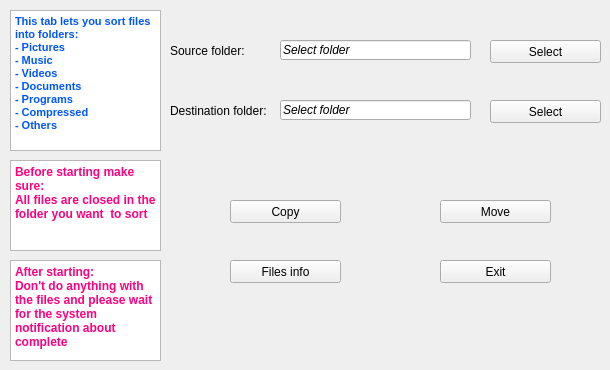
   <widget class="QWidget" name="tab">
    <attribute name="title">
     <string>Simple sorting</string>
    </attribute>
    <widget class="QTextBrowser" name="textBrowser_3">
     <property name="geometry">
      <rect>
       <x>10</x>
       <y>10</y>
       <width>151</width>
       <height>141</height>
      </rect>
     </property>
     <property name="html">
      <string>&lt;!DOCTYPE HTML PUBLIC &quot;-//W3C//DTD HTML 4.0//EN&quot; &quot;http://www.w3.org/TR/REC-html40/strict.dtd&quot;&gt;
&lt;html&gt;&lt;head&gt;&lt;meta name=&quot;qrichtext&quot; content=&quot;1&quot; /&gt;&lt;style type=&quot;text/css&quot;&gt;
p, li { white-space: pre-wrap; }
&lt;/style&gt;&lt;/head&gt;&lt;body style=&quot; font-family:'MS Shell Dlg 2'; font-size:9pt; font-weight:400; font-style:normal;&quot;&gt;
&lt;p style=&quot; margin-top:0px; margin-bottom:0px; margin-left:0px; margin-right:0px; -qt-block-indent:0; text-indent:0px;&quot;&gt;&lt;span style=&quot; font-size:8.25pt; font-weight:600; color:#0055ff;&quot;&gt;This tab lets you sort files into folders:&lt;/span&gt;&lt;/p&gt;
&lt;p style=&quot; margin-top:0px; margin-bottom:0px; margin-left:0px; margin-right:0px; -qt-block-indent:0; text-indent:0px;&quot;&gt;&lt;span style=&quot; font-size:8.25pt; font-weight:600; color:#0055ff;&quot;&gt;- Pictures&lt;/span&gt;&lt;/p&gt;
&lt;p style=&quot; margin-top:0px; margin-bottom:0px; margin-left:0px; margin-right:0px; -qt-block-indent:0; text-indent:0px;&quot;&gt;&lt;span style=&quot; font-size:8.25pt; font-weight:600; color:#0055ff;&quot;&gt;- Music&lt;/span&gt;&lt;/p&gt;
&lt;p style=&quot; margin-top:0px; margin-bottom:0px; margin-left:0px; margin-right:0px; -qt-block-indent:0; text-indent:0px;&quot;&gt;&lt;span style=&quot; font-size:8.25pt; font-weight:600; color:#0055ff;&quot;&gt;- Videos&lt;/span&gt;&lt;/p&gt;
&lt;p style=&quot; margin-top:0px; margin-bottom:0px; margin-left:0px; margin-right:0px; -qt-block-indent:0; text-indent:0px;&quot;&gt;&lt;span style=&quot; font-size:8.25pt; font-weight:600; color:#0055ff;&quot;&gt;- Documents&lt;/span&gt;&lt;/p&gt;
&lt;p style=&quot; margin-top:0px; margin-bottom:0px; margin-left:0px; margin-right:0px; -qt-block-indent:0; text-indent:0px;&quot;&gt;&lt;span style=&quot; font-size:8.25pt; font-weight:600; color:#0055ff;&quot;&gt;- Programs&lt;/span&gt;&lt;/p&gt;
&lt;p style=&quot; margin-top:0px; margin-bottom:0px; margin-left:0px; margin-right:0px; -qt-block-indent:0; text-indent:0px;&quot;&gt;&lt;span style=&quot; font-size:8.25pt; font-weight:600; color:#0055ff;&quot;&gt;- Compressed&lt;/span&gt;&lt;/p&gt;
&lt;p style=&quot; margin-top:0px; margin-bottom:0px; margin-left:0px; margin-right:0px; -qt-block-indent:0; text-indent:0px;&quot;&gt;&lt;span style=&quot; font-size:8.25pt; font-weight:600; color:#0055ff;&quot;&gt;- Others&lt;/span&gt;&lt;/p&gt;&lt;/body&gt;&lt;/html&gt;</string>
     </property>
    </widget>
    <widget class="QTextBrowser" name="textBrowser_4">
     <property name="geometry">
      <rect>
       <x>10</x>
       <y>160</y>
       <width>151</width>
       <height>91</height>
      </rect>
     </property>
     <property name="html">
      <string>&lt;!DOCTYPE HTML PUBLIC &quot;-//W3C//DTD HTML 4.0//EN&quot; &quot;http://www.w3.org/TR/REC-html40/strict.dtd&quot;&gt;
&lt;html&gt;&lt;head&gt;&lt;meta name=&quot;qrichtext&quot; content=&quot;1&quot; /&gt;&lt;style type=&quot;text/css&quot;&gt;
p, li { white-space: pre-wrap; }
&lt;/style&gt;&lt;/head&gt;&lt;body style=&quot; font-family:'MS Shell Dlg 2'; font-size:9pt; font-weight:400; font-style:normal;&quot;&gt;
&lt;p style=&quot; margin-top:0px; margin-bottom:0px; margin-left:0px; margin-right:0px; -qt-block-indent:0; text-indent:0px;&quot;&gt;&lt;span style=&quot; font-weight:600; color:#ff007f;&quot;&gt;Before starting make sure:&lt;/span&gt;&lt;/p&gt;
&lt;p style=&quot; margin-top:0px; margin-bottom:0px; margin-left:0px; margin-right:0px; -qt-block-indent:0; text-indent:0px;&quot;&gt;&lt;span style=&quot; font-weight:600; color:#ff007f;&quot;&gt;All files are closed in the folder you want  to sort&lt;/span&gt;&lt;/p&gt;&lt;/body&gt;&lt;/html&gt;</string>
     </property>
    </widget>
    <widget class="QLabel" name="label">
     <property name="geometry">
      <rect>
       <x>170</x>
       <y>40</y>
       <width>91</width>
       <height>21</height>
      </rect>
     </property>
     <property name="text">
      <string>Source folder:</string>
     </property>
    </widget>
    <widget class="QLabel" name="label_2">
     <property name="geometry">
      <rect>
       <x>170</x>
       <y>95</y>
       <width>101</width>
       <height>31</height>
      </rect>
     </property>
     <property name="text">
      <string>Destination folder:</string>
     </property>
    </widget>
    <widget class="QLineEdit" name="lineEdit">
     <property name="geometry">
      <rect>
       <x>280</x>
       <y>40</y>
       <width>191</width>
       <height>20</height>
      </rect>
     </property>
     <property name="font">
      <font>
       <pointsize>9</pointsize>
       <weight>50</weight>
       <italic>true</italic>
       <bold>false</bold>
      </font>
     </property>
     <property name="text">
      <string>Select folder</string>
     </property>
    </widget>
    <widget class="QLineEdit" name="lineEdit_2">
     <property name="geometry">
      <rect>
       <x>280</x>
       <y>100</y>
       <width>191</width>
       <height>20</height>
      </rect>
     </property>
     <property name="font">
      <font>
       <pointsize>9</pointsize>
       <weight>50</weight>
       <italic>true</italic>
       <bold>false</bold>
      </font>
     </property>
     <property name="text">
      <string>Select folder</string>
     </property>
    </widget>
    <widget class="QPushButton" name="pushButton">
     <property name="geometry">
      <rect>
       <x>490</x>
       <y>40</y>
       <width>111</width>
       <height>23</height>
      </rect>
     </property>
     <property name="text">
      <string>Select</string>
     </property>
    </widget>
    <widget class="QPushButton" name="pushButton_2">
     <property name="geometry">
      <rect>
       <x>490</x>
       <y>100</y>
       <width>111</width>
       <height>23</height>
      </rect>
     </property>
     <property name="text">
      <string>Select</string>
     </property>
    </widget>
    <widget class="QPushButton" name="pushButton_3">
     <property name="geometry">
      <rect>
       <x>230</x>
       <y>200</y>
       <width>111</width>
       <height>23</height>
      </rect>
     </property>
     <property name="text">
      <string>Copy</string>
     </property>
    </widget>
    <widget class="QPushButton" name="pushButton_4">
     <property name="geometry">
      <rect>
       <x>440</x>
       <y>200</y>
       <width>111</width>
       <height>23</height>
      </rect>
     </property>
     <property name="text">
      <string>Move</string>
     </property>
    </widget>
    <widget class="QPushButton" name="pushButton_5">
     <property name="geometry">
      <rect>
       <x>230</x>
       <y>260</y>
       <width>111</width>
       <height>23</height>
      </rect>
     </property>
     <property name="text">
      <string>Files info</string>
     </property>
    </widget>
    <widget class="QPushButton" name="pushButton_6">
     <property name="geometry">
      <rect>
       <x>440</x>
       <y>260</y>
       <width>111</width>
       <height>23</height>
      </rect>
     </property>
     <property name="text">
      <string>Exit</string>
     </property>
    </widget>
    <widget class="QTextBrowser" name="textBrowser_2">
     <property name="geometry">
      <rect>
       <x>10</x>
       <y>260</y>
       <width>151</width>
       <height>101</height>
      </rect>
     </property>
     <property name="html">
      <string>&lt;!DOCTYPE HTML PUBLIC &quot;-//W3C//DTD HTML 4.0//EN&quot; &quot;http://www.w3.org/TR/REC-html40/strict.dtd&quot;&gt;
&lt;html&gt;&lt;head&gt;&lt;meta name=&quot;qrichtext&quot; content=&quot;1&quot; /&gt;&lt;style type=&quot;text/css&quot;&gt;
p, li { white-space: pre-wrap; }
&lt;/style&gt;&lt;/head&gt;&lt;body style=&quot; font-family:'MS Shell Dlg 2'; font-size:9pt; font-weight:400; font-style:normal;&quot;&gt;
&lt;p style=&quot; margin-top:0px; margin-bottom:0px; margin-left:0px; margin-right:0px; -qt-block-indent:0; text-indent:0px;&quot;&gt;&lt;span style=&quot; font-weight:600; color:#ff007f;&quot;&gt;After starting:&lt;/span&gt;&lt;/p&gt;
&lt;p style=&quot; margin-top:0px; margin-bottom:0px; margin-left:0px; margin-right:0px; -qt-block-indent:0; text-indent:0px;&quot;&gt;&lt;span style=&quot; font-weight:600; color:#ff007f;&quot;&gt;Don't do anything with the files and please wait for the system notification about complete&lt;/span&gt;&lt;/p&gt;&lt;/body&gt;&lt;/html&gt;</string>
     </property>
    </widget>
   </widget>
